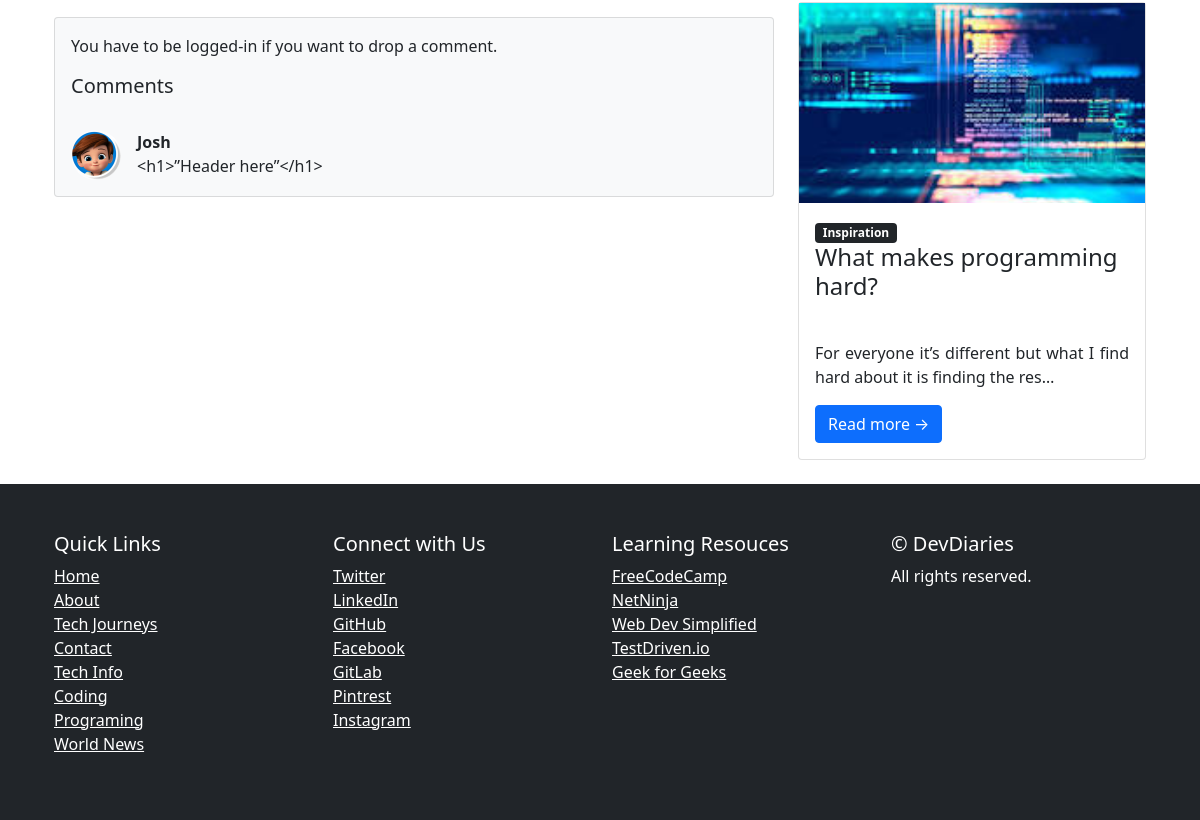
The app's page /article/11/have-you-noticed-this (lower part), older data.
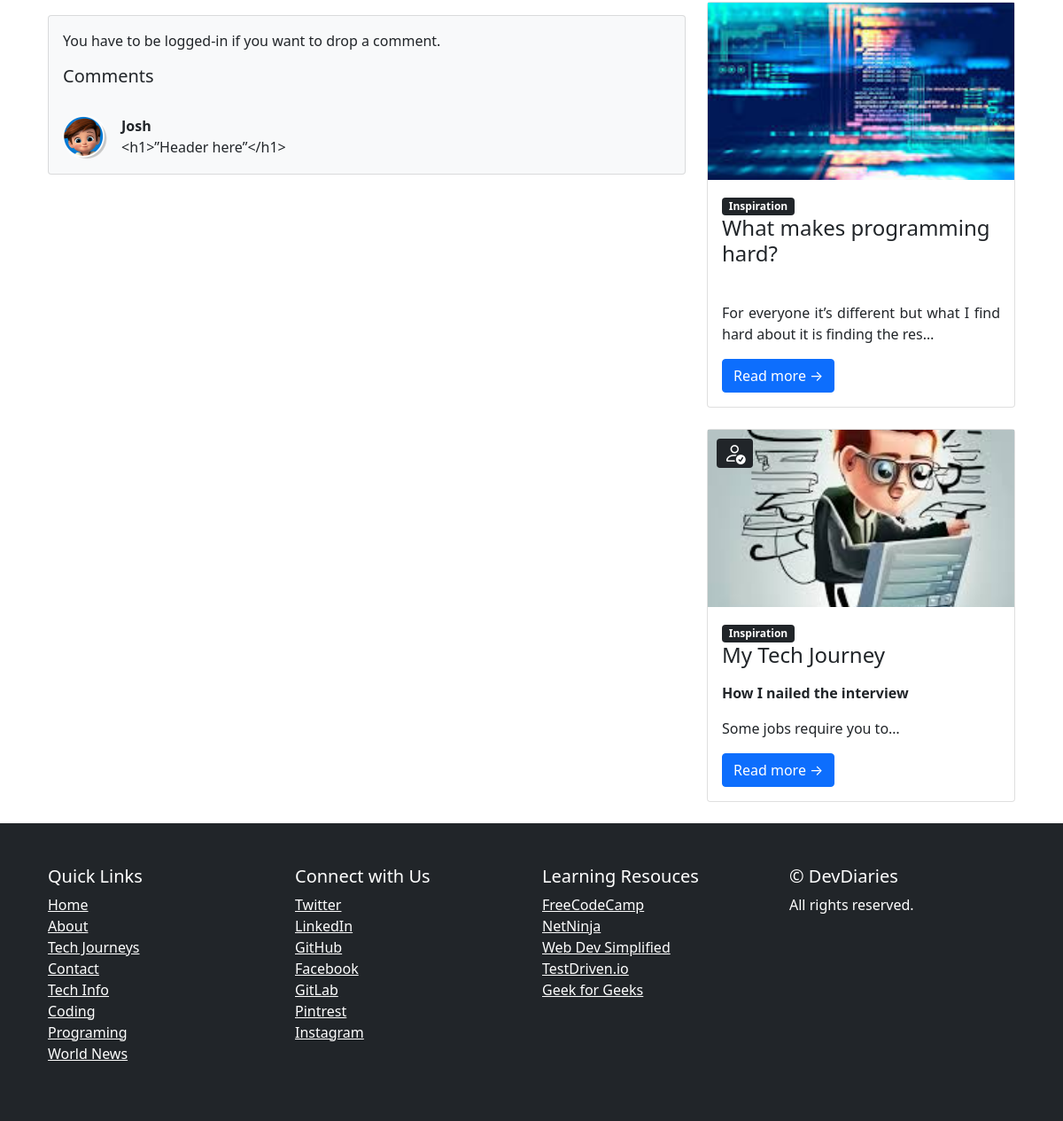
The same page, newer data.
### blogapp/models.py (models this page shows, shortened)
class Comment(models.Model):
    post = models.ForeignKey(Blog, on_delete=models.CASCADE, related_name="comments")
    author = models.ForeignKey(Profile, on_delete=models.CASCADE, related_name="comments")
    body = models.TextField()

class Profile(models.Model):
    YEARS_OF_EXPERIENCE = [
        (1, 1),
        (2, 2),
        (3, 3),
        (4, 4),
        (5, 5)
    ]
    user = models.OneToOneField(settings.AUTH_USER_MODEL, on_delete=models.CASCADE, related_name="my_profile")
    email = models.EmailField()
    first_name = models.CharField(max_length=50, blank=True, null=True)
    last_name = models.CharField(max_length=50, blank=True, null=True)
    username = models.CharField(max_length=50, blank=True, null=True)
    nationality = models.CharField(max_length=50, blank=True, null=True)
    role = models.CharField(max_length=50, blank=True, null=True)
    location = models.CharField(max_length=50, blank=True, null=True)
    picture = models.ImageField(upload_to="p_img", blank=True, null=True)
    years_of_experience = models.IntegerField(choices=YEARS_OF_EXPERIENCE, blank=True, null=True)
    github_url = models.URLField(blank=True, null=True)
    linkedin_url = models.URLField(blank=True, null=True)
    twitter_url = models.URLField(blank=True, null=True)
    bio = models.TextField(blank=True, null=True)
    proficiency = models.BooleanField(default=False)
    follow = models.ManyToManyField(settings.AUTH_USER_MODEL, blank=True, related_name="profile")

class Blog(models.Model):
    STATUS = [
        ("publish", "PUBLISH"),
        ("draft", "DRAFT")
    ]
    title = models.CharField(max_length=50, unique=True)  # Field for the title of the blog post.
    slug = models.SlugField(unique=True)  # Field to store a slug for SEO-friendly URLs.
    body = models.TextField()  # Field for the main content/body of the blog post.
    thumbnail = models.ImageField(upload_to="img", blank=True, null=True)  # Field to store a thumbnail image.
    created = models.DateField(auto_now_add=True, null=True, blank=True)  # Field for creation date.
    updated = models.DateField(auto_now=True, null=True, blank=True)  # Field for last update date.
    status = models.CharField(max_length=20, choices=STATUS, default='draft')  # Field for post status.
    author = models.ForeignKey("Profile", on_delete=models.CASCADE, related_name="post", null=True, blank=True)  # Field for the author of the post.
    category = models.ForeignKey(Category, on_delete=models.CASCADE, related_name="post", null=True, blank=True)  # Field for post category.
    published = models.BooleanField(default=False)  # Field indicating if the post has been published.
    likes = models.ManyToManyField(settings.AUTH_USER_MODEL, blank=True, related_name="blog")  # Field to store users who liked the post.

class Category(models.Model):
    title = models.CharField(max_length=25, unique=True)
    class Meta:
        verbose_name_plural = "categories"
    def __str__(self):
        return self.title

### blogapp/views.py (the view, shortened to what this page needs)
# urls.py: path("article/<int:pk>/<slug:slug>", views.detail, name="detail"),
def detail(request, pk, slug):
    blog = get_object_or_404(Blog, pk=pk, slug=slug) #Get a blog object by their primary key
    related_blogs = Blog.objects.filter(category__title = blog.category.title).exclude(id=blog.id)
    if request.user.is_authenticated:
        author = Profile.objects.get(user=request.user)
        if blog.likes.filter(id=request.user.id).exists():
            like = "yes" # When a user likes the blog
        else:
            like=""  # User has not yet like the blog
    else:
        like="" # if the user has not logged, like should be an empty string
    like_count = blog.likes.count() # The number of likes the blog has
    comments = Comment.objects.filter(post=blog)
    form = CommentForm() # makes the form visible
    print(like)
    context = {"blog": blog, "form": form, "blogs": related_blogs,"comments": comments, "like_count": like_count, "like": like}
    return render(request, "blogapp/detail.html", context)

### blogapp/templates/blogapp/detail.html (shortened to what this page needs)
{% extends 'base.html' %}  {% block content %}
<div class="col-lg-8" style="margin-top: 50px">
  <article>
  <section class="mb-5">
    <div class="card bg-light">
      <div class="card-body" id="commentContainer">
        {% if request.user.is_authenticated %}
        <form class="mb-4" id="commentForm" method="POST">
          {% csrf_token %}
          <input type="hidden" name="comment" value="a_comment" />
          {{form.body}}
          <button
            type="submit"
            class="btn btn-primary"
            style="width: 100%; margin-top: 10px"
          >
            Submit
          </button>
        </form>
        {% else %}
        <p>You have to be logged-in if you want to drop a comment.</p>
        {% endif %}
        {% if comments %}
        <h5>Comments</h5>
        <br />
        {% for comment in comments %}
        <div class="d-flex" id="commentSection">
          <div class="flex-shrink-0" style="height: 50px; width: 50px">
            {% if comment.author.picture %}
            <img
              class="rounded-circle"
              style="width: 100%; height: 100%; object-fit: cover"
              src="{{comment.author.picture.url}}"
              alt="..."
            />
            {% endif %}
          </div>
          <div class="ms-3">
            <div class="fw-bold">{{comment.author.username}}</div>
            {{comment.body}}
          </div>
        </div>
        {% endfor %} {% endif %}
      </div>
    </div>
  </section>
</div>
<div class="col-lg-4" style="margin-top: 70px">
  <div class="row">
    <br>
    <br>
    <br>
    {% for blog in blogs %}
    <div class="col-lg-12">
        <div class="card mb-4">
            <div class="img-container">
                {% if blog.author.proficiency %}
                <span class="badge text-bg-dark"><i class="bi bi-person-check"></i></span>
                {% endif %}
                <img src="{{blog.thumbnail.url}}" alt="">
            </div>
            <div class="card-body">
                <span class="badge text-bg-dark">{{blog.category}}</span>
                <h2 class="card-title h4">{{blog.title}}</h2>
                <p class="card-text">{{blog.body | safe | truncatechars:"100"}}</p>
                <a class="btn btn-primary" href="{% url 'detail' pk=blog.id slug=blog.slug %}">Read more →</a>
            </div>
        </div>
    </div>
    {% endfor %}
  </div>
</div>
{% endblock content %}

Row changes from the older to the newer data that the page shows:
added Blog: thumbnail (picture), category "Inspiration", title "My Tech Journey", body "How I nailed the interview Some jobs require you to…"
